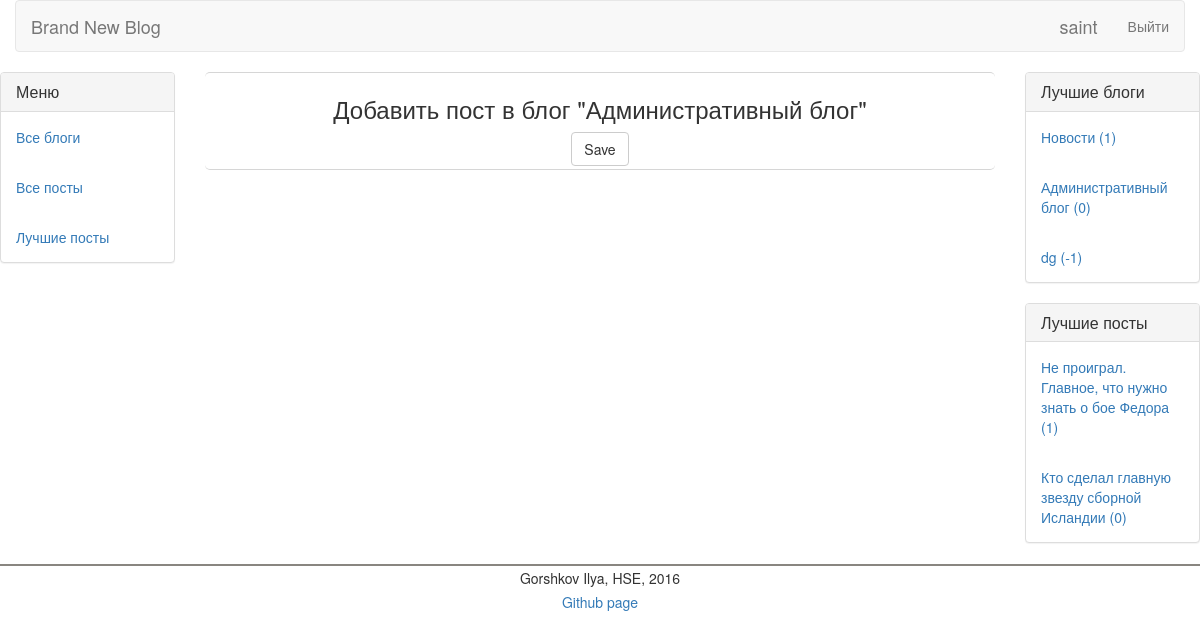
The app's page /blog/admin/add_post (signed in), older data.
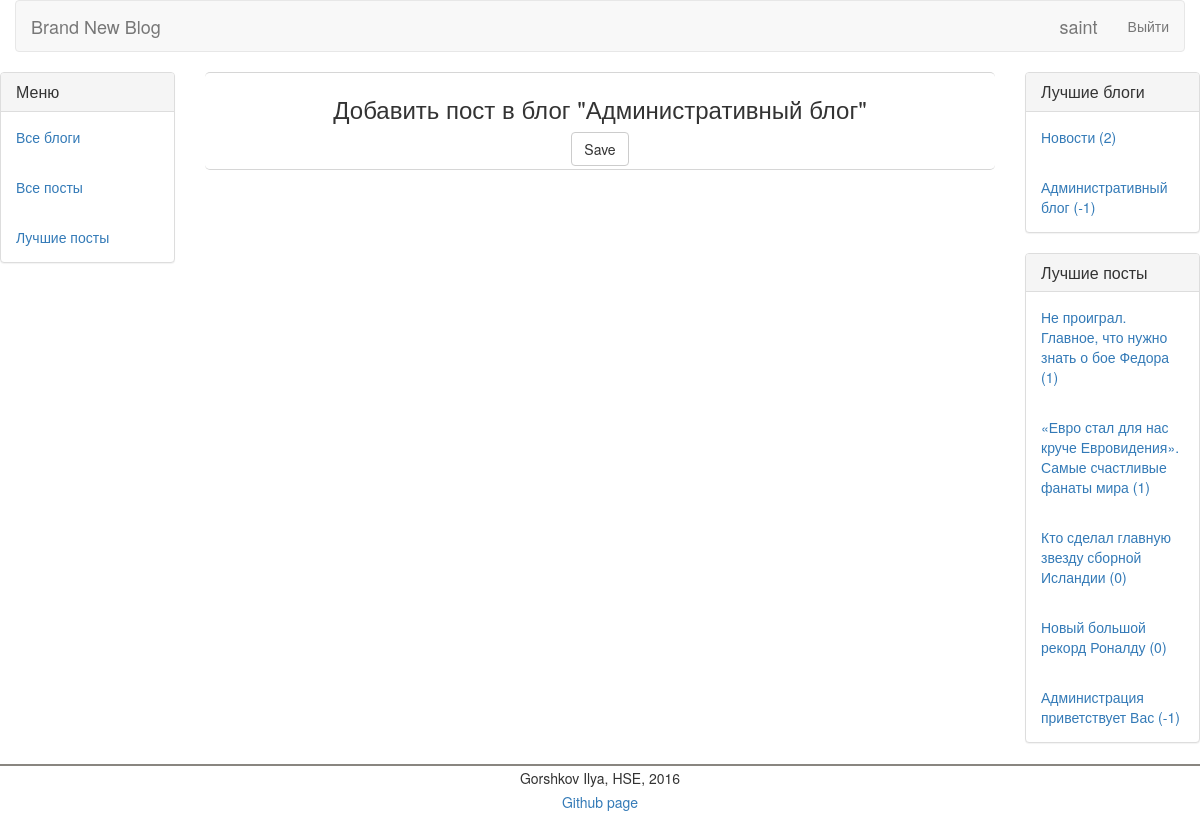
The same page, newer data.
### collective_blog/models.py (models this page shows)
class Blog(models.Model):
     full_name = models.CharField(max_length=70)
     name = models.CharField(max_length=30)
     description = models.CharField(max_length=140, default = '')
     rating = models.IntegerField(default=0)
     def __str__(self):
        return self.full_name

class Post(models.Model):
     author = models.ForeignKey(User, default=0)
     blog = models.ForeignKey('Blog')
     title = models.CharField(max_length=70)
     text = models.TextField()
     rating = models.IntegerField(default=0)
     published_date = models.DateTimeField(
            blank=True, null=True)
     def __str__(self):
        return self.title

### collective_blog/views.py (the view)
# urls.py: url(r'^blog/(?P<blog_id>[a-zA-Z0-9]+)/add_post$', views.add_post, name='add_post'),
def add_post(request, blog_id):
    if not request.user.is_authenticated():
        return custom_handler404(request)
    Top_blogs, Top_posts = update_Blogs_and_Posts_by_rating()
    blog = Blog.objects.filter(name=blog_id)
    form = AddPostForm(request.POST)
    if request.method == 'POST':
        form = AddPostForm(request.POST)
        if form.is_valid():
            new_post = Post(blog = get_object_or_404(Blog, name=blog_id), title = form.cleaned_data['title'], text = form.cleaned_data['text'], published_date=timezone.now(), author=request.user)
            new_post.save()
            return blog_detail(request, blog_id)
    else:
        form = AddPostForm()
    return render(request, 'collective_blog/add_post.html', {"Blogs":Top_blogs, "Posts":Top_posts, "Blog_name":blog[0], "Form":AddPostForm, "title":'Добавить пост'})

### collective_blog/views.py (called while the page is built)
def update_Blogs_and_Posts_by_rating():
    Blogs = Blog.objects.order_by('-rating')[:5]
    Posts = Post.objects.order_by('-rating')[:5]
    return Blogs, Posts

### collective_blog/templates/collective_blog/add_post.html (shortened to what this page needs)
{% extends 'collective_blog/base.html' %}
{% block content %}
    <div class="col-md-8">
        <div align="center" class="post">
            <h3>Добавить пост в блог "{{ Blog_name }}"</h3>
            <form method="POST" class="post-form">
                {% load wysiwyg %}
                <button type="submit" class="save btn btn-default">Save</button>
            </form>
        </div>
    </div>
{% endblock %}

### collective_blog/templates/collective_blog/base.html (shortened to what this page needs)
{% load staticfiles %}
<!DOCTYPE html>
<html lang="ru">
  <head>
      <link href="{% static 'css/bootstrap.min.css' %}" rel="stylesheet">
      <link href="{% static 'css/style.css' %}" rel="stylesheet">
  </head>
  <body>
    <div class="container-fluid">
	    <div class="row">
		    <div class="col-md-12">
			    <nav class="navbar navbar-default" role="navigation">
				    <div class="navbar-header">
					     <a class="navbar-brand" href="/">Brand New Blog</a>
				    </div>
				    <div class="collapse navbar-collapse" id="bs-example-navbar-collapse-1">
					    <ul class="nav navbar-nav navbar-right">
                            {% if user.is_authenticated %}
                                <a class="navbar-brand" href="/">{{ user.username }}</a>
                                <li>
							        <a href="{% url 'logout' %}">Выйти</a>
						        </li>
                            {% endif %}
					    </ul>
				    </div>
			    </nav>
		    </div>
	    </div>
    </div>
	<div class="row">
		<div class="col-md-2">
			<div class="panel panel-default">
				<div class="panel-heading">
					<h3 class="panel-title">
						Меню
					</h3>
				</div>
				<div class="panel-body">
					<a href="{% url 'blogs_by_rating' page_number=1 %}">Все блоги</a>
				</div>
				<div class="panel-body">
					<a href="{% url 'by_date_all_page' page_number=1 %}">Все посты</a>
				</div>
				<div class="panel-body">
					<a href="{% url 'by_rating_all_page' page_number=1 %}">Лучшие посты</a>
				</div>
			</div>
		</div>
		{%  block content %}
        {% endblock %}
		<div class="col-md-2">
			<div class="panel panel-default">
				<div class="panel-heading">
					<h3 class="panel-title">
						Лучшие блоги
					</h3>
				</div>
                {% for Blog in Blogs %}
				<div class="panel-body">
					<a href="{% url 'blog_detail' blog_id=Blog.name %}">{{ Blog.full_name }} ({{ Blog.rating }})</a>
				</div>
                {% endfor %}
			</div>
			<div class="panel panel-default">
				<div class="panel-heading">
					<h3 class="panel-title">
						Лучшие посты
					</h3>
				</div>
                {% for Post in Posts %}
				<div class="panel-body">
					<a href="{% url 'post_detail' post_id=Post.pk blog_id=Post.blog.name%}">{{ Post }} ({{ Post.rating }})</a>
				</div>
                {% endfor %}
			</div>
		</div>
	</div>
    <div class="row">
		<div class="col-md-2">
		</div>
		<div class="col-md-8">
		</div>
		<div class="col-md-2">
		</div>
	</div>
  </body>
<table border="0" cellpadding="5" cellspacing="0" width="100%" style="border-top:2px solid #898680;">
<tr><td align="center" style="background:#FFFFFF;">Gorshkov Ilya, HSE, 2016</td></tr>
<tr><td align="center" style="background:#FFFFFF;"><span class="pbUrBTHC"><a href="https://github.com/iagorshkov/collective_blog">Github page</a></span></td></tr>
</table>
</html>

Row changes from the older to the newer data that the page shows:
removed Blog: full_name "dg", rating "-1"
changed Blog "Административный блог": rating "0" → "-1"
changed Blog "Новости": rating "1" → "2"
added Post: title "«Евро стал для нас круче Евровидения». Самые счастливые фанаты мира", rating "1"
added Post: title "Новый большой рекорд Роналду", rating "0"
added Post: title "Администрация приветствует Вас", rating "-1"
